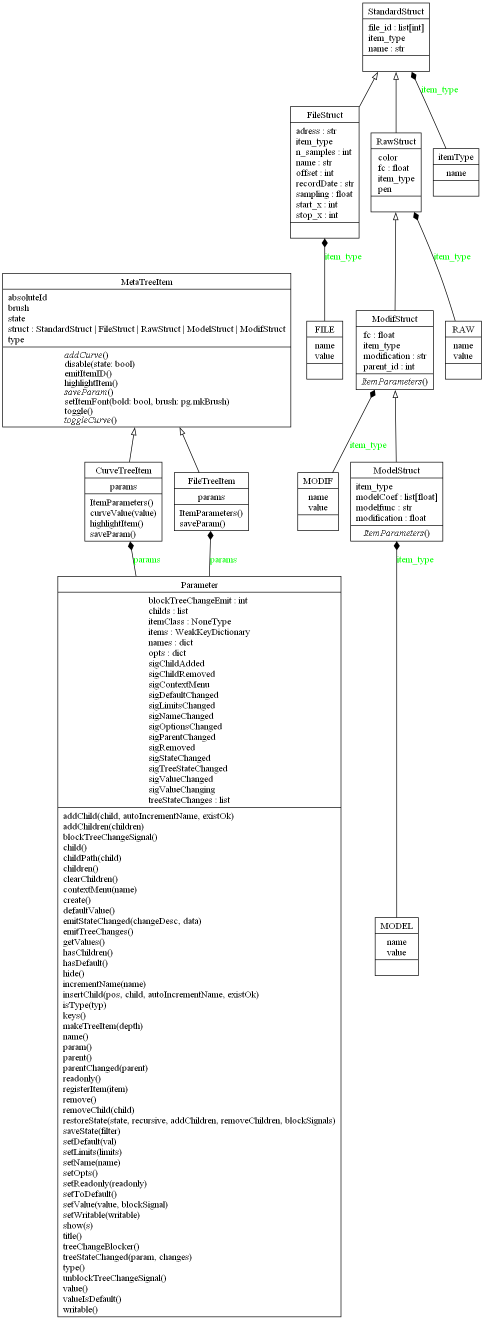
#> input picture WabDigitizer/ressources/classes.png, 968 x 2640 px (shown at 1/2 size); its folder holds only this picture in this run
$ python tektronix_font.py ../WabDigitizer/ressources/classes.png
#> lines starting #> are read from the running program, lines starting #| are printed output that depends on the picture
### model/scope.py
# model/scope.py
"""
Capture d'écran d'oscilloscope Tektronix (MSO / MDO, écran sauvegardé en PNG) : formes
d'onde numérisées automatiquement, sans moteur d'OCR (Qt non utilisé).

    capture = read_capture(image)        # image RGB (lignes, colonnes, 3)
    capture.channels                      # [ScopeChannel] : temps (s), valeurs, min, max

Disposition de l'écran (relevée sur les captures du service) :
    - écran cerné d'un cadre orange ; dessous, le panneau des réglages ;
    - grille de 10 × 10 divisions en pointillés ; le bord gauche est un trait continu, un
      tronçon par grille : capture zoomée = deux grilles, la vue complète en haut (petite,
      ignorée) et la vue zoomée en bas (la plus haute : celle qui est numérisée) ;
    - zéro de chaque voie : pastille ronde numérotée à gauche de la grille, flèche vers
      la grille ; une pastille peut en cacher une autre (même niveau) ;
    - déclenchement (t = 0) : repère orange ▼ au bord haut de la grille ;
    - panneau : échelles verticales derrière une pastille colorée (« C1 » 200V/div ; en
      zoom « Z1C1 » 200V 10.0µs −38.0µs 62.0µs : échelle, base de temps et bornes de la
      vue zoomée), base de temps « 100µs/div », curseurs (V1, V2), table des mesures
      (« C4 High 11.6a ») : celle-ci sert de contrôle (et à trouver un zéro caché).
Couleurs des voies : CH1 jaune, CH2 cyan, CH3 magenta, CH4 vert (REF pastel, MATH vives :
plus tard). Points en pixels de l'image, comme le reste de l'application.
"""
import re
from dataclasses import dataclass, field

import numpy as np
from scipy import ndimage

from . import labelread

DIVISIONS = 10                      # divisions de la grille, en largeur et en hauteur
ORANGE = (208, 112, 16)             # cadre de l'écran, repère de déclenchement
CHANNEL_COLORS = {"CH1": (240, 240, 16), "CH2": (16, 240, 240), "CH3": (240, 16, 240),
                  "CH4": (16, 240, 16)}
COLOR_TOLERANCE = 70                # écart maximal (par composante) à la couleur d'une voie
UNIT_NAMES = {"v": "V", "a": "A"}   # le Tektronix écrit « 5.0v/div », « 5.0a/div »
PREFIX = {"": 1.0, "m": 1e-3, "µ": 1e-6, "u": 1e-6, "n": 1e-9, "p": 1e-12, "k": 1e3,
          "M": 1e6, "G": 1e9}

# vocabulaire du panneau (lecture des mots par labelread)
_UNITS = ("V/div", "v/div", "mV/div", "mv/div", "A/div", "a/div", "mA/div", "ma/div",
          "s/div", "ms/div", "µs/div", "ns/div", "MS/s", "GS/s", "kS/s", "ns/pt", "ps/pt",
          "µs/pt", "V", "v", "mV", "mv", "kV", "A", "a", "mA", "ma", "s", "ms", "µs", "ns",
          "Hz", "kHz", "MHz", "%", "M", "k", "V/s", "kV/s", "MV/s", "A/s", "kA/s", "MA/s")
_NAMES = tuple(f"{k}{i}" for k in "CRM" for i in range(1, 5)) + tuple(
    f"Z1{k}{i}" for k in "CRM" for i in range(1, 5)) + (
    "High", "Low", "Max", "Min", "Mean", "Value", "Count", "Info", "Stopped", "Auto", "Run",
    "StDev", "Pk-Pk", "RMS", "Freq", "Period", "Rise", "Fall", "Amplitude", "acqs", "1MΩ",
    "50Ω", "V1", "V2", "ΔV", "t1", "t2", "Δt", "a", "b", "Single", "Seq", "Preview")
VOCABULARY = labelread.Vocabulary(_NAMES, _UNITS, ())
QUANTITY = re.compile(r"^([−-]?\d+(?:[.,]\d+)?)\s*([pnuµmkMG]?)([A-Za-zΩ]+)(/div|/s|/pt)?$")
# base de temps dans un mot, même collé au suivant (« 50.0µs/div500MS/s »)
TIMEBASE = re.compile(r"(\d+(?:[.,]\d+)?)([pnuµm]?)s/div")


@dataclass
class Graticule:
    x0: float                          # bords de la grille, pixels
    y0: float
    x1: float
    y1: float

    @property
    def div_x(self) -> float:
        return (self.x1 - self.x0) / DIVISIONS

    @property
    def div_y(self) -> float:
        return (self.y1 - self.y0) / DIVISIONS


@dataclass
class PanelWord:
    text: str
    box: tuple                         # (x0, y0, x1, y1), pixels


@dataclass
class ScopeChannel:
    name: str                          # « CH1 »…
    color: tuple
    scale: float | None = None         # unités par division
    unit: str = ""                     # « V », « A »
    zero_y: float | None = None        # ligne du zéro, pixels
    div_y: float = 1.0                 # hauteur d'une division, pixels
    pixels: np.ndarray = field(default_factory=lambda: np.empty((0, 2)))  # médiane par colonne
    top: np.ndarray = field(default_factory=lambda: np.empty(0))     # bande : haut, bas (pixels)
    bottom: np.ndarray = field(default_factory=lambda: np.empty(0))
    warnings: list = field(default_factory=list)

    @property
    def ready(self) -> bool:
        return self.scale is not None and self.zero_y is not None and len(self.pixels) > 1

    def values(self, y) -> np.ndarray:
        """Ordonnées (pixels) -> valeurs dans l'unité de la voie."""
        return (self.zero_y - np.asarray(y, float)) * self.scale / self.div_y

    def pixel_of(self, value) -> float:
        """Valeur -> ordonnée (pixels)."""
        return self.zero_y - value / self.scale * self.div_y


@dataclass
class ScopeCapture:
    graticule: Graticule
    zoomed: bool = False
    time_per_div: float | None = None  # s / division de la vue numérisée
    t0_x: float | None = None          # abscisse de t = 0 (pixels)
    channels: list = field(default_factory=list)
    measurements: list = field(default_factory=list)   # (voie, grandeur, valeur, unité)
    cursors: list = field(default_factory=list)        # (voie, valeur, unité), de haut en bas
    zoom_window: tuple | None = None   # (début, fin) en s de la vue zoomée
    words: list = field(default_factory=list)          # mots lus du panneau
    warnings: list = field(default_factory=list)

    # [18 lines left out: functions times, parse_quantity, not called in this run]


# ================================================================ disposition
def _color_mask(rgb, color, tolerance=COLOR_TOLERANCE) -> np.ndarray:
    return (np.abs(rgb.astype(np.int16) - np.array(color, np.int16)).max(axis=2) <= tolerance)


# [11 lines left out: function _hue, not called in this run]


HUES = {"CH1": 60.0, "CH2": 180.0, "CH3": 300.0, "CH4": 120.0}   # jaune, cyan, magenta, vert
# tolérance de teinte : le jaune est serré (l'orange vif du repère de déclenchement est à 39°)
HUE_TOLERANCE = {"CH1": 15.0, "CH2": 22.0, "CH3": 22.0, "CH4": 22.0}


# [17 lines left out: functions channel_masks, _runs, not called in this run]


def screen_box(rgb) -> tuple:
    """Écran : intérieur du cadre orange (x0, y0, x1, y1) ; image entière sans cadre."""
    H, W = rgb.shape[:2]
    orange = _color_mask(rgb, ORANGE, 40)
    rows = [r for r, c in enumerate(orange.sum(axis=1)) if c > 0.8 * W]
    cols = [c for c, n in enumerate(orange.sum(axis=0)) if n > 0.5 * H]
    if len(rows) < 2 or len(cols) < 2:
        return 0, 0, W - 1, H - 1
    top = min(rows)
    bottom = min((r for r in rows if r > top + 0.3 * H), default=max(rows))
    return min(cols), top, max(cols), bottom


# [45 lines left out: functions _full_rows, find_graticules, not called in this run]


# ================================================================ panneau
def _long_runs(mask, n) -> np.ndarray:
    """Pixels appartenant à une suite horizontale de plus de n pixels (traits d'encadrés)."""
    m = np.asarray(mask, bool)
    padded = np.zeros((m.shape[0], m.shape[1] + 2), np.int8)
    padded[:, 1:-1] = m
    step = np.diff(padded, axis=1)
    rows, starts = np.nonzero(step == 1)
    _, ends = np.nonzero(step == -1)
    out = np.zeros_like(m)
    for r, a, b in zip(rows, starts, ends):
        if b - a > n:
            out[r, a:b] = True
    return out


def _panel_text(rgb, top: int) -> tuple:
    """(texte clair du panneau sans les traits d'encadrés, gris où ces traits sont effacés)."""
    a = rgb.astype(np.int16)
    gray = a.mean(axis=2)
    sat = a.max(axis=2) - a.min(axis=2)
    text = (gray > 150) & (sat < 60)
    text[:top] = False
    lines = _long_runs(text, 30) | _long_runs(text.T, 18).T
    text &= ~lines
    clean = gray.copy()
    clean[lines] = 0
    return text, clean


def panel_gray(rgb, top: int) -> np.ndarray:
    """Gris du panneau, traits d'encadrés effacés (à inverser pour la lecture)."""
    return _panel_text(rgb, top)[1]


_FONT = None


# [22 lines left out: functions tektronix_font, panel_reader, not called in this run]


def read_panel(rgb, top: int, reader=None) -> list:
    """
    Mots clairs du panneau (sous l'écran) : traits d'encadrés effacés, lignes de texte,
    mots séparés par un blanc ; lus par labelread (police la plus ressemblante,
    vocabulaire de l'oscilloscope). Rend [PanelWord] (mots illisibles omis).
    """
    text, _ = _panel_text(rgb, top)
    if reader is None:
        reader = panel_reader(rgb, top)
    out = []
    rows = np.flatnonzero(text.any(axis=1))
    for band in np.split(rows, np.flatnonzero(np.diff(rows) > 1) + 1) if len(rows) else []:
        if len(band) < 6:
            continue
        y0, y1 = int(band[0]), int(band[-1])
        cols = np.flatnonzero(text[y0:y1 + 1].any(axis=0))
        h = y1 - y0 + 1
        for w in np.split(cols, np.flatnonzero(np.diff(cols) > max(3, 0.45 * h)) + 1):
            box = (int(w[0]) - 2, y0 - 2, int(w[-1]) + 3, y1 + 3)
            word = reader.read(box)
            if word is not None:
                out.append(PanelWord(word.text, box))
    return out


# [16 lines left out: function find_badges, not called in this run]


ROW_GAP = 90         # blanc (pixels) qui termine la ligne d'une pastille (cadre voisin)


# [17 lines left out: function _row_words, not called in this run]


# ================================================================ lecture complète
MEASURES = ("High", "Low", "Max", "Min", "Mean", "Pk-Pk", "RMS", "Amplitude")
STEPS = (1.0, 2.0, 2.5, 4.0, 5.0)          # suites de réglages d'un oscilloscope (1-2-4-5)


# [55 lines left out: functions _standard, _rows, _zero_badges, _trigger_x, not called in this run]


JOIN_GAP = 4         # trou comblé dans une tache verticale (une autre voie qui la croise)
STUCK = 3            # colonnes rejetées de suite : une tache lointaine est acceptée…
LONG = 0.5           # … si elle appartient à un morceau d'encre large d'une demi-division au
                     # moins (un tronçon de tracé, pas une étiquette ni un repère)
JUMP = 0.5           # saut maximal (divisions) vers une petite tache isolée


# [126 lines left out: functions _column_runs, _without_vertical_cursors, _trace, _measure, not called in this run]


LABEL_HEIGHT = 18     # hauteur maximale d'une étiquette écrite dans la grille (pixels)


# [279 lines left out: functions _without_text, _cursor_rows, _hidden_zero, _zoom_axis, _check, read_capture and 3 more, not called in this run]

### model/labelread.py
# model/labelread.py
"""
Lecture des petits textes d'un graphique en image (légendes, étiquettes de courbes), sans
moteur d'OCR : chaque caractère est comparé aux caractères dessinés avec les polices du
système (comme les graduations, `plotimage`), puis le mot est confronté à un vocabulaire
attendu (noms usuels, « nombre + unité », « symbole = valeur ») : la lecture retenue est
le mot du vocabulaire le plus ressemblant, ce qui corrige les caractères mal lus. Un mot
hors vocabulaire n'est proposé que s'il est lu nettement.

    reader = Reader(gray)                 # image en gris (0..255)
    word = reader.read(box, symbols)      # box : (x0, y0, x1, y1) ; symbols : du graphique
    word.text, word.cost                  # « VGS=15V », écart moyen aux modèles
"""
import functools
import itertools
from dataclasses import dataclass

import numpy as np

from . import plotimage

# caractères comparés aux modèles ; « . », « - », « = », « ° » : par leur forme
CHARS = ("0123456789ABCDEFGHIJKLMNOPQRSTUVWXYZabcdefghijklmnopqrstuvwxyz()/,µΩ")
UNITS = ("V", "A", "mA", "°C", "Ω", "mΩ", "W", "ns", "µs", "µJ", "mJ", "nC", "µC", "pF",
         "nF", "K/W", "A/µs", "kHz", "%")
NAMES = ("Eon", "Eoff", "Etot", "Erec", "Err", "Ets", "Esw", "Ciss", "Coss", "Crss", "Cies",
         "Coes", "Cres", "td(on)", "td(off)", "tr", "tf", "trr", "Qrr", "Irrm", "Irr", "Qg",
         "Rth(j-c,max)", "Rth(j-c,typ)", "max", "typ", "min", "Single Pulse", "IGBT",
         "Diode", "MOSFET")
SYMBOLS = ("VGS", "VGE", "VDS", "VCE", "VDD", "VCC", "IDS", "ID", "IC", "IF", "ISD", "Tj",
           "Tvj", "Tc", "TC", "RG", "D")
ACCEPT = 0.26           # écart moyen maximal d'une lecture retenue (vocabulaire)
FREE = 0.14             # écart moyen maximal d'un mot hors vocabulaire


@dataclass
class Word:
    text: str                             # lecture (indices non marqués : « VGS=15V »)
    cost: float                           # écart moyen aux modèles des caractères
    box: tuple                            # (x0, y0, x1, y1), pixels
    known: bool = False                   # mot du vocabulaire


@dataclass
class _Glyph:
    shape: str                            # « tall » (comparé), ou « . », « - », « = », « ° », « ? »
    ink: np.ndarray | None = None
    ratio: float = 0.0                    # largeur / hauteur
    height: float = 0.0                   # hauteur / hauteur des capitales du mot
    sub: bool = False                     # indice
    raw: np.ndarray | None = None         # encre d'origine (découpe d'un caractère double)
    cap: float = 0.0                      # hauteur des capitales du mot, pixels


# [32 lines left out: functions _templates, fonts, not called in this run]


@dataclass(frozen=True)
class Vocabulary:
    """Mots attendus : noms fixes, unités (« nombre unité »), symboles (« symbole = … »)."""
    names: tuple = NAMES
    units: tuple = UNITS
    symbols: tuple = SYMBOLS


DATASHEET = Vocabulary()


class Reader:
    """
    Lecture des mots d'une image ; police choisie une fois (la plus ressemblante).
    Texte clair sur fond sombre (écran d'oscilloscope) : donner l'image inversée.
    `vocabulary` : mots attendus (par défaut ceux d'une datasheet).
    """

    def __init__(self, gray: np.ndarray, vocabulary: Vocabulary = DATASHEET, fonts_=None):
        self.gray = np.asarray(gray, dtype=float)
        self.fonts = fonts() if fonts_ is None else fonts_
        self.font = None
        self.vocabulary = vocabulary

    # ------------------------------------------------------------ caractères
    # [124 lines left out: functions glyphs, _costs, read, _groups, not called in this run]


_GROUPS = {}


# [45 lines left out: functions _split_variants, _number_patterns, not called in this run]


def _literal(text):
    """Motif d'un texte ; la virgule, trop petite pour un modèle, se lit comme un point."""
    return [{",", "."} if c == "," else {c} for c in text]


SHAPES = {".", ",", "-", "=", "°"}          # signes lus par leur forme, pas par un modèle


# [28 lines left out: functions _signature, _patterns, not called in this run]


LETTER_UNITS = {"V": ("V",), "I": ("A", "mA"), "T": ("°C",), "R": ("Ω", "mΩ"), "P": ("W",),
                "E": ("µJ", "mJ"), "t": ("ns", "µs"), "Q": ("nC", "µC"), "C": ("pF", "nF")}


# [76 lines left out: functions _unit_fits, _junk, _decode, _decode_exact, not called in this run]

### tools/tektronix_font.py
"""
Relève la police de l'écran Tektronix sur des captures dont on connaît les textes du
panneau, et l'enregistre dans ressources/fonts/tektronix.npz (lue par model/scope.py).

    python tools/tektronix_font.py simple.png zoom.png

Les captures ne sont pas versionnées (fichiers du service) : la table produite, elle, l'est.
Textes attendus : TRUTH, par capture (nom de fichier sans extension) -> {(ligne, colonne)
du mot dans le panneau : texte}. Positions = celles que donne scope.read_panel (bord haut
et gauche de la boîte du mot) ; un mot dont le découpage ne donne pas autant de caractères
que son texte est ignoré.
"""
import pathlib
import sys

import numpy as np
from PIL import Image

ROOT = pathlib.Path(__file__).resolve().parents[1]
sys.path.insert(0, str(ROOT))
from model import labelread, plotimage, scope  # noqa: E402

TRUTH = {
    "simple": {
        (533, 66): "200V/div", (533, 181): "1MΩ", (533, 353): "830.16V",
        (533, 788): "100µs/div", (533, 853): "100MS/s", (533, 938): "10.0ns/pt",
        (557, 66): "5.0v/div", (557, 181): "1MΩ", (557, 353): "-16.0V",
        (578, 66): "50.0V/div", (578, 181): "1MΩ", (578, 353): "-846.16V",
        (578, 798): "acqs", (599, 66): "5.0a/div", (599, 181): "1MΩ", (599, 787): "Auto",
        (642, 144): "Value", (642, 220): "Mean", (642, 300): "Min", (642, 369): "Max",
        (642, 498): "Count", (642, 553): "Info",
        (659, 68): "High", (659, 128): "11.6a", (659, 198): "11.6", (659, 278): "11.6",
        (659, 348): "11.6", (659, 418): "0.0", (659, 488): "1.0",
        (678, 68): "Max", (678, 128): "19.2v", (678, 198): "19.2", (678, 278): "19.2",
        (678, 348): "19.2", (678, 418): "0.0", (678, 488): "1.0",
        (697, 68): "Max", (697, 128): "370.0V", (697, 198): "370.0", (697, 278): "370.0",
        (697, 348): "370.0", (697, 418): "0.0", (697, 488): "1.0",
    },
    "zoom": {
        (513, 396): "10.0µs", (513, 446): "-38.0µs", (513, 496): "62.0µs",
        (537, 346): "5.0v", (537, 396): "10.0µs", (537, 446): "-38.0µs", (537, 496): "62.0µs",
        (558, 346): "50.0V", (558, 396): "10.0µs", (558, 446): "-38.0µs",
        (558, 496): "62.0µs", (579, 346): "5.0a", (579, 396): "10.0µs",
        (579, 446): "-38.0µs", (579, 496): "62.0µs",
        (639, 658): "-16.0V", (658, 658): "-846.16V", (620, 658): "830.16V",
    },
    "zoom3": {
        (513, 181): "1MΩ", (513, 396): "11.1µs", (513, 446): "-36.0µs", (513, 496): "75.2µs",
        (513, 788): "100µs/div", (513, 853): "100MS/s", (513, 938): "10.0ns/pt",
        (537, 66): "200v/div", (537, 181): "1MΩ", (537, 345): "200v", (537, 396): "11.1µs",
        (537, 446): "-36.0µs", (537, 496): "75.2µs",
        (558, 66): "200V/div", (558, 181): "1MΩ", (558, 345): "200V", (558, 396): "11.1µs",
        (558, 446): "-36.0µs", (558, 496): "75.2µs", (558, 798): "acqs",
        (579, 66): "20.0A/div", (579, 181): "50Ω", (579, 345): "20.0A", (579, 396): "11.1µs",
        (579, 446): "-36.0µs", (579, 496): "75.2µs", (579, 787): "Auto",
        (620, 144): "Value", (620, 220): "Mean", (620, 300): "Min", (620, 369): "Max",
        (620, 498): "Count", (620, 553): "Info", (620, 658): "0.0V", (620, 788): "-1.211µs",
        (639, 68): "High", (639, 128): "15.2A", (639, 198): "15.2", (639, 278): "15.2",
        (639, 348): "15.2", (639, 418): "0.0", (639, 488): "1.0", (639, 658): "824V",
        (639, 788): "15.044µs", (662, 658): "824V", (662, 788): "16.256µs",
        (683, 658): "50.69MV/s",
    },
    "zoom4": {
        (513, 181): "1MΩ", (513, 396): "1.0µs", (513, 446): "-2.2µs", (513, 496): "7.8µs",
        (513, 788): "50.0µs/div500MS/s", (513, 937): "2.0ns/pt",
        (537, 66): "200v/div", (537, 181): "1MΩ", (537, 345): "200v", (537, 396): "1.0µs",
        (537, 446): "-2.2µs", (537, 496): "7.8µs",
        (558, 66): "200V/div", (558, 181): "1MΩ", (558, 345): "200V", (558, 396): "1.0µs",
        (558, 446): "-2.2µs", (558, 496): "7.8µs", (558, 798): "acqs",
        (579, 66): "10.0V/div", (579, 181): "1MΩ", (579, 346): "10.0V", (579, 396): "1.0µs",
        (579, 446): "-2.2µs", (579, 496): "7.8µs", (579, 787): "Auto",
        (620, 144): "Value", (620, 220): "Mean", (620, 300): "Min", (620, 369): "Max",
        (620, 498): "Count", (620, 553): "Info", (620, 658): "16.0V", (620, 788): "-250ns",
        (639, 68): "High", (639, 128): "11.2V", (639, 198): "11.2", (639, 278): "11.2",
        (639, 348): "11.2", (639, 418): "0.0", (639, 488): "1.0", (639, 658): "1.08kV",
        (639, 788): "1.85µs",
        (658, 68): "Max", (658, 128): "360.0v", (658, 198): "360.00001", (658, 278): "360.0",
        (658, 348): "360.0", (658, 418): "0.0", (658, 488): "1.0", (658, 658): "1.064kV",
        (658, 788): "2.1µs",
        (677, 68): "Max", (677, 128): "728.0V", (677, 198): "728.00001", (677, 278): "728.0",
        (677, 348): "728.0", (677, 418): "0.0", (677, 488): "1.0", (677, 658): "506.667MV/s",
    },
    "simple7": {
        (643, 181): "1MΩ", (643, 353): "1.008kV", (643, 483): "32.52µs",
        (643, 787): "20.0µs/div100MS/s", (643, 938): "10.0ns/pt",
        (667, 66): "200v/div", (667, 181): "1MΩ", (667, 353): "560V", (667, 482): "42.56µs",
        (688, 66): "200V/div", (688, 181): "1MΩ", (688, 353): "-448V", (688, 483): "10.04µs",
        (709, 66): "10.0A/div", (709, 181): "50Ω", (709, 353): "-44.622MV/s",
        (709, 483): "99.602kHz", (709, 787): "Auto",
    },
    "simple8": {
        (643, 181): "1MΩ", (643, 787): "20.0µs/div100MS/s", (643, 938): "10.0ns/pt",
        (667, 66): "200v/div", (667, 181): "1MΩ", (688, 66): "200V/div", (688, 181): "1MΩ",
        (709, 66): "10.0A/div", (709, 181): "50Ω", (709, 787): "Auto",
    },
}


class _Boxes:
    """Lecteur factice : garde les boîtes de mots de scope.read_panel."""

    def __init__(self):
        self.boxes = []

    def read(self, box):
        self.boxes.append(box)
        return None


def harvest(paths) -> dict:
    samples = {}
    for path in paths:
        name = pathlib.Path(path).stem
        truth = TRUTH.get(name, {})
        rgb = np.asarray(Image.open(path).convert("RGB"))
        top = scope.screen_box(rgb)[3] + 2
        collector = _Boxes()
        scope.read_panel(rgb, top, collector)
        reader = labelread.Reader(255 - scope.panel_gray(rgb, top), scope.VOCABULARY, [])
        for box in collector.boxes:
            text = truth.get((box[1], box[0]))
            if text is None:
                continue
            glyphs = [g for g in reader.glyphs(box) if g.shape == "tall"]
            chars = [c for c in text if c not in labelread.SHAPES]
            if len(glyphs) != len(chars):
                print(f"{name} {box[:2]} « {text} » : {len(glyphs)} caractères pour "
                      f"{len(chars)}, ignoré")
                continue
            for c, g in zip(chars, glyphs):
                samples.setdefault(c, []).append(g)
    return samples


KEEP = 6            # modèles gardés par caractère (fonds noir et gris de la table)


# [9 lines left out: function distinct, not called in this run]


def main(paths):
    samples = {c: distinct(gs) for c, gs in harvest(paths).items()}
#> in screen_box, `rows = [r for r, c in enumerate(orange.sum(axis=1)) if c > 0.8 * W]`: rows = []
#> in harvest, `top = scope.screen_box(rgb)[3] + 2`: top = 2641
#> in _panel_text, `sat = a.max(axis=2) - a.min(axis=2)`:
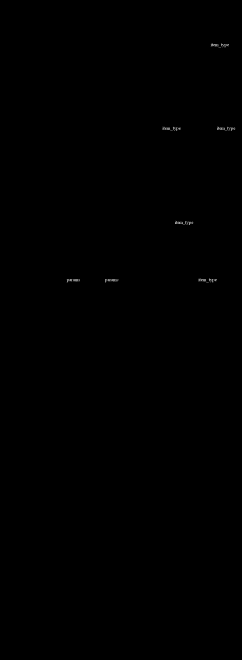
#> sat: shape (2640, 968) int16 (shown at 1/4 size); min 0, max 255, mean 0.2
#> in _panel_text, `text = (gray > 150) & (sat < 60)`:
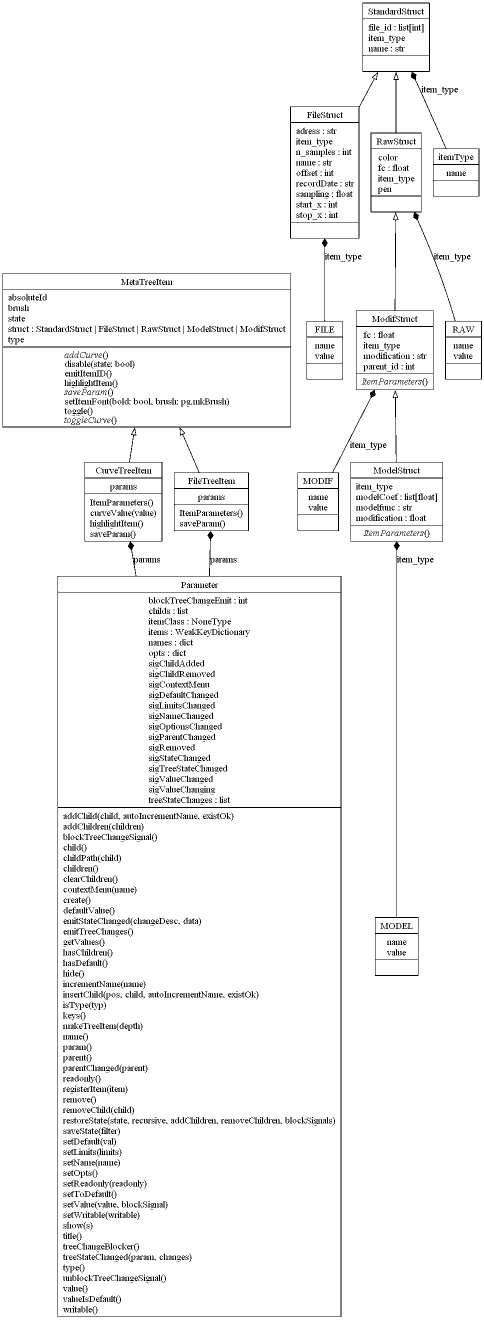
#> text: shape (2640, 968) bool (shown at 1/2 size); 96.5% white; black in thin lines or dots
#> (the rest of the program and of its run is left out)
